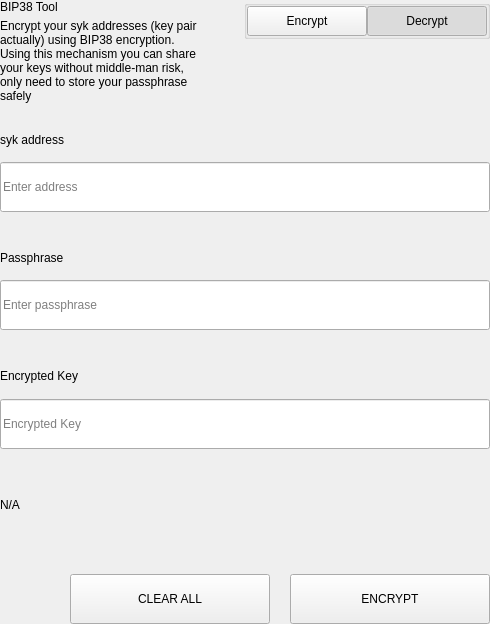
<?xml version="1.0" encoding="UTF-8"?>
<ui version="4.0">
 <class>SettingsBitToolWidget</class>
 <widget class="QWidget" name="SettingsBitToolWidget">
  <property name="geometry">
   <rect>
    <x>0</x>
    <y>0</y>
    <width>490</width>
    <height>624</height>
   </rect>
  </property>
  <property name="windowTitle">
   <string>Form</string>
  </property>
  <layout class="QVBoxLayout" name="verticalLayout">
   <property name="spacing">
    <number>0</number>
   </property>
   <property name="leftMargin">
    <number>0</number>
   </property>
   <property name="topMargin">
    <number>0</number>
   </property>
   <property name="rightMargin">
    <number>0</number>
   </property>
   <property name="bottomMargin">
    <number>0</number>
   </property>
   <item>
    <widget class="QWidget" name="left" native="true">
     <layout class="QVBoxLayout" name="verticalLayout_3">
      <property name="leftMargin">
       <number>0</number>
      </property>
      <property name="topMargin">
       <number>0</number>
      </property>
      <property name="rightMargin">
       <number>0</number>
      </property>
      <property name="bottomMargin">
       <number>0</number>
      </property>
      <item>
       <layout class="QVBoxLayout" name="verticalLayout_2">
        <property name="spacing">
         <number>0</number>
        </property>
        <item>
         <layout class="QHBoxLayout" name="horizontalLayout_3" stretch="3,1">
          <property name="spacing">
           <number>40</number>
          </property>
          <item>
           <layout class="QVBoxLayout" name="verticalLayoutTitle">
            <property name="spacing">
             <number>5</number>
            </property>
            <item>
             <widget class="QLabel" name="labelTitle">
              <property name="text">
               <string>BIP38 Tool</string>
              </property>
             </widget>
            </item>
            <item>
             <widget class="QLabel" name="labelSubtitle1">
              <property name="text">
               <string>Encrypt your syk addresses (key pair actually) using BIP38 encryption.
Using this mechanism you can share your keys without middle-man risk, only need to store your passphrase safely</string>
              </property>
              <property name="wordWrap">
               <bool>true</bool>
              </property>
             </widget>
            </item>
           </layout>
          </item>
          <item alignment="Qt::AlignTop">
           <widget class="QGroupBox" name="groupBox">
            <property name="title">
             <string/>
            </property>
            <property name="alignment">
             <set>Qt::AlignLeading|Qt::AlignLeft|Qt::AlignTop</set>
            </property>
            <layout class="QHBoxLayout" name="horizontalLayout_4">
             <property name="spacing">
              <number>0</number>
             </property>
             <property name="leftMargin">
              <number>0</number>
             </property>
             <property name="topMargin">
              <number>0</number>
             </property>
             <property name="rightMargin">
              <number>0</number>
             </property>
             <property name="bottomMargin">
              <number>0</number>
             </property>
             <item>
              <spacer name="horizontalSpacer">
               <property name="orientation">
                <enum>Qt::Horizontal</enum>
               </property>
               <property name="sizeHint" stdset="0">
                <size>
                 <width>40</width>
                 <height>20</height>
                </size>
               </property>
              </spacer>
             </item>
             <item>
              <widget class="QPushButton" name="pushLeft">
               <property name="minimumSize">
                <size>
                 <width>120</width>
                 <height>30</height>
                </size>
               </property>
               <property name="maximumSize">
                <size>
                 <width>120</width>
                 <height>30</height>
                </size>
               </property>
               <property name="focusPolicy">
                <enum>Qt::NoFocus</enum>
               </property>
               <property name="text">
                <string>Encrypt</string>
               </property>
               <property name="checkable">
                <bool>true</bool>
               </property>
               <property name="autoExclusive">
                <bool>true</bool>
               </property>
              </widget>
             </item>
             <item>
              <widget class="QPushButton" name="pushRight">
               <property name="minimumSize">
                <size>
                 <width>120</width>
                 <height>30</height>
                </size>
               </property>
               <property name="maximumSize">
                <size>
                 <width>120</width>
                 <height>30</height>
                </size>
               </property>
               <property name="focusPolicy">
                <enum>Qt::NoFocus</enum>
               </property>
               <property name="text">
                <string>Decrypt</string>
               </property>
               <property name="checkable">
                <bool>true</bool>
               </property>
               <property name="checked">
                <bool>true</bool>
               </property>
               <property name="autoExclusive">
                <bool>true</bool>
               </property>
              </widget>
             </item>
            </layout>
           </widget>
          </item>
         </layout>
        </item>
        <item>
         <widget class="QStackedWidget" name="stackedWidget">
          <property name="currentIndex">
           <number>1</number>
          </property>
          <widget class="QWidget" name="pageDecrypt">
           <layout class="QVBoxLayout" name="verticalLayout_5">
            <property name="spacing">
             <number>0</number>
            </property>
            <property name="leftMargin">
             <number>0</number>
            </property>
            <property name="topMargin">
             <number>0</number>
            </property>
            <property name="rightMargin">
             <number>0</number>
            </property>
            <property name="bottomMargin">
             <number>0</number>
            </property>
            <item>
             <widget class="QWidget" name="widget" native="true">
              <property name="minimumSize">
               <size>
                <width>0</width>
                <height>100</height>
               </size>
              </property>
              <layout class="QVBoxLayout" name="verticalLayout_4">
               <property name="spacing">
                <number>0</number>
               </property>
               <property name="leftMargin">
                <number>0</number>
               </property>
               <property name="topMargin">
                <number>0</number>
               </property>
               <property name="rightMargin">
                <number>0</number>
               </property>
               <property name="bottomMargin">
                <number>0</number>
               </property>
               <item>
                <spacer name="verticalSpacer_2">
                 <property name="orientation">
                  <enum>Qt::Vertical</enum>
                 </property>
                 <property name="sizeType">
                  <enum>QSizePolicy::Fixed</enum>
                 </property>
                 <property name="sizeHint" stdset="0">
                  <size>
                   <width>20</width>
                   <height>20</height>
                  </size>
                 </property>
                </spacer>
               </item>
               <item>
                <layout class="QHBoxLayout" name="horizontalLayout_6" stretch="2">
                 <property name="spacing">
                  <number>0</number>
                 </property>
                 <item>
                  <layout class="QVBoxLayout" name="verticalLayout_7">
                   <property name="spacing">
                    <number>9</number>
                   </property>
                   <item>
                    <widget class="QLabel" name="labelSubtitleKey">
                     <property name="minimumSize">
                      <size>
                       <width>0</width>
                       <height>20</height>
                      </size>
                     </property>
                     <property name="maximumSize">
                      <size>
                       <width>16777215</width>
                       <height>20</height>
                      </size>
                     </property>
                     <property name="text">
                      <string>Encrypted key</string>
                     </property>
                    </widget>
                   </item>
                   <item>
                    <widget class="QLineEdit" name="lineEditKey">
                     <property name="minimumSize">
                      <size>
                       <width>0</width>
                       <height>50</height>
                      </size>
                     </property>
                     <property name="maximumSize">
                      <size>
                       <width>16777215</width>
                       <height>50</height>
                      </size>
                     </property>
                     <property name="placeholderText">
                      <string>Enter a encrypted key</string>
                     </property>
                    </widget>
                   </item>
                  </layout>
                 </item>
                </layout>
               </item>
               <item>
                <spacer name="verticalSpacer_3">
                 <property name="orientation">
                  <enum>Qt::Vertical</enum>
                 </property>
                 <property name="sizeType">
                  <enum>QSizePolicy::Fixed</enum>
                 </property>
                 <property name="sizeHint" stdset="0">
                  <size>
                   <width>20</width>
                   <height>20</height>
                  </size>
                 </property>
                </spacer>
               </item>
               <item>
                <layout class="QVBoxLayout" name="verticalLayout_9">
                 <property name="spacing">
                  <number>9</number>
                 </property>
                 <item>
                  <widget class="QLabel" name="labelSubtitlePassphrase">
                   <property name="maximumSize">
                    <size>
                     <width>16777215</width>
                     <height>20</height>
                    </size>
                   </property>
                   <property name="text">
                    <string>Passphrase</string>
                   </property>
                  </widget>
                 </item>
                 <item>
                  <widget class="QLineEdit" name="lineEditPassphrase">
                   <property name="minimumSize">
                    <size>
                     <width>0</width>
                     <height>50</height>
                    </size>
                   </property>
                   <property name="maximumSize">
                    <size>
                     <width>16777215</width>
                     <height>50</height>
                    </size>
                   </property>
                   <property name="placeholderText">
                    <string>Enter a passphrase</string>
                   </property>
                  </widget>
                 </item>
                </layout>
               </item>
               <item>
                <spacer name="verticalSpacer_4">
                 <property name="orientation">
                  <enum>Qt::Vertical</enum>
                 </property>
                 <property name="sizeType">
                  <enum>QSizePolicy::Fixed</enum>
                 </property>
                 <property name="sizeHint" stdset="0">
                  <size>
                   <width>20</width>
                   <height>20</height>
                  </size>
                 </property>
                </spacer>
               </item>
               <item>
                <widget class="QWidget" name="widget_3" native="true">
                 <property name="sizePolicy">
                  <sizepolicy hsizetype="Preferred" vsizetype="Fixed">
                   <horstretch>0</horstretch>
                   <verstretch>0</verstretch>
                  </sizepolicy>
                 </property>
                 <layout class="QVBoxLayout" name="verticalLayout_10">
                  <property name="spacing">
                   <number>9</number>
                  </property>
                  <property name="leftMargin">
                   <number>0</number>
                  </property>
                  <property name="topMargin">
                   <number>0</number>
                  </property>
                  <property name="rightMargin">
                   <number>0</number>
                  </property>
                  <property name="bottomMargin">
                   <number>0</number>
                  </property>
                  <item>
                   <widget class="QLabel" name="labelSubtitleDecryptResult">
                    <property name="minimumSize">
                     <size>
                      <width>0</width>
                      <height>20</height>
                     </size>
                    </property>
                    <property name="maximumSize">
                     <size>
                      <width>16777215</width>
                      <height>20</height>
                     </size>
                    </property>
                    <property name="text">
                     <string>Decrypted address result</string>
                    </property>
                   </widget>
                  </item>
                  <item>
                   <widget class="QWidget" name="widget_4" native="true">
                    <layout class="QHBoxLayout" name="horizontalLayout" stretch="6,0,1">
                     <property name="spacing">
                      <number>0</number>
                     </property>
                     <property name="leftMargin">
                      <number>0</number>
                     </property>
                     <property name="topMargin">
                      <number>0</number>
                     </property>
                     <property name="rightMargin">
                      <number>0</number>
                     </property>
                     <property name="bottomMargin">
                      <number>0</number>
                     </property>
                     <item alignment="Qt::AlignVCenter">
                      <widget class="QLineEdit" name="lineEditDecryptResult">
                       <property name="minimumSize">
                        <size>
                         <width>0</width>
                         <height>50</height>
                        </size>
                       </property>
                       <property name="maximumSize">
                        <size>
                         <width>16777215</width>
                         <height>50</height>
                        </size>
                       </property>
                       <property name="placeholderText">
                        <string>Decrypted Address</string>
                       </property>
                      </widget>
                     </item>
                     <item>
                      <spacer name="horizontalSpacer_4">
                       <property name="orientation">
                        <enum>Qt::Horizontal</enum>
                       </property>
                       <property name="sizeType">
                        <enum>QSizePolicy::Fixed</enum>
                       </property>
                       <property name="sizeHint" stdset="0">
                        <size>
                         <width>20</width>
                         <height>50</height>
                        </size>
                       </property>
                      </spacer>
                     </item>
                     <item>
                      <widget class="QPushButton" name="pushButtonImport">
                       <property name="minimumSize">
                        <size>
                         <width>140</width>
                         <height>40</height>
                        </size>
                       </property>
                       <property name="text">
                        <string>Import Address</string>
                       </property>
                      </widget>
                     </item>
                    </layout>
                   </widget>
                  </item>
                 </layout>
                </widget>
               </item>
               <item>
                <widget class="QLabel" name="statusLabel_DEC">
                 <property name="maximumSize">
                  <size>
                   <width>16777215</width>
                   <height>40</height>
                  </size>
                 </property>
                 <property name="text">
                  <string/>
                 </property>
                </widget>
               </item>
               <item>
                <spacer name="verticalSpacer">
                 <property name="orientation">
                  <enum>Qt::Vertical</enum>
                 </property>
                 <property name="sizeType">
                  <enum>QSizePolicy::Preferred</enum>
                 </property>
                 <property name="sizeHint" stdset="0">
                  <size>
                   <width>20</width>
                   <height>20</height>
                  </size>
                 </property>
                </spacer>
               </item>
               <item>
                <layout class="QHBoxLayout" name="horizontalLayout_7">
                 <property name="spacing">
                  <number>0</number>
                 </property>
                 <item>
                  <spacer name="horizontalSpacer_5">
                   <property name="orientation">
                    <enum>Qt::Horizontal</enum>
                   </property>
                   <property name="sizeType">
                    <enum>QSizePolicy::Expanding</enum>
                   </property>
                   <property name="sizeHint" stdset="0">
                    <size>
                     <width>40</width>
                     <height>20</height>
                    </size>
                   </property>
                  </spacer>
                 </item>
                 <item>
                  <widget class="QPushButton" name="pushButtonDecryptClear">
                   <property name="minimumSize">
                    <size>
                     <width>200</width>
                     <height>50</height>
                    </size>
                   </property>
                   <property name="maximumSize">
                    <size>
                     <width>200</width>
                     <height>50</height>
                    </size>
                   </property>
                   <property name="text">
                    <string>CLEAR</string>
                   </property>
                  </widget>
                 </item>
                 <item>
                  <spacer name="horizontalSpacer_3">
                   <property name="orientation">
                    <enum>Qt::Horizontal</enum>
                   </property>
                   <property name="sizeType">
                    <enum>QSizePolicy::Fixed</enum>
                   </property>
                   <property name="sizeHint" stdset="0">
                    <size>
                     <width>20</width>
                     <height>20</height>
                    </size>
                   </property>
                  </spacer>
                 </item>
                 <item>
                  <widget class="QPushButton" name="pushButtonDecrypt">
                   <property name="minimumSize">
                    <size>
                     <width>200</width>
                     <height>50</height>
                    </size>
                   </property>
                   <property name="maximumSize">
                    <size>
                     <width>200</width>
                     <height>50</height>
                    </size>
                   </property>
                   <property name="text">
                    <string>DECRYPT KEY</string>
                   </property>
                  </widget>
                 </item>
                </layout>
               </item>
              </layout>
             </widget>
            </item>
           </layout>
          </widget>
          <widget class="QWidget" name="pageEncrypt">
           <layout class="QVBoxLayout" name="verticalLayout_11">
            <property name="spacing">
             <number>0</number>
            </property>
            <property name="leftMargin">
             <number>0</number>
            </property>
            <property name="topMargin">
             <number>0</number>
            </property>
            <property name="rightMargin">
             <number>0</number>
            </property>
            <property name="bottomMargin">
             <number>0</number>
            </property>
            <item>
             <spacer name="verticalSpacer_8">
              <property name="orientation">
               <enum>Qt::Vertical</enum>
              </property>
              <property name="sizeType">
               <enum>QSizePolicy::Fixed</enum>
              </property>
              <property name="sizeHint" stdset="0">
               <size>
                <width>20</width>
                <height>20</height>
               </size>
              </property>
             </spacer>
            </item>
            <item>
             <widget class="QWidget" name="containerAddressEnc" native="true">
              <layout class="QVBoxLayout" name="containerAddressEncLayout">
               <property name="spacing">
                <number>5</number>
               </property>
               <property name="leftMargin">
                <number>0</number>
               </property>
               <property name="topMargin">
                <number>0</number>
               </property>
               <property name="rightMargin">
                <number>0</number>
               </property>
               <property name="bottomMargin">
                <number>0</number>
               </property>
               <item>
                <widget class="QLabel" name="labelSubtitleAddress">
                 <property name="minimumSize">
                  <size>
                   <width>0</width>
                   <height>20</height>
                  </size>
                 </property>
                 <property name="maximumSize">
                  <size>
                   <width>16777215</width>
                   <height>20</height>
                  </size>
                 </property>
                 <property name="text">
                  <string>syk address</string>
                 </property>
                </widget>
               </item>
               <item>
                <widget class="QLineEdit" name="addressIn_ENC">
                 <property name="minimumSize">
                  <size>
                   <width>0</width>
                   <height>50</height>
                  </size>
                 </property>
                 <property name="placeholderText">
                  <string>Enter address</string>
                 </property>
                </widget>
               </item>
              </layout>
             </widget>
            </item>
            <item>
             <spacer name="verticalSpacer_6">
              <property name="orientation">
               <enum>Qt::Vertical</enum>
              </property>
              <property name="sizeType">
               <enum>QSizePolicy::Fixed</enum>
              </property>
              <property name="sizeHint" stdset="0">
               <size>
                <width>20</width>
                <height>20</height>
               </size>
              </property>
             </spacer>
            </item>
            <item>
             <widget class="QWidget" name="containerAddress" native="true">
              <layout class="QHBoxLayout" name="horizontalLayout_9" stretch="2">
               <property name="spacing">
                <number>0</number>
               </property>
               <property name="leftMargin">
                <number>0</number>
               </property>
               <property name="topMargin">
                <number>0</number>
               </property>
               <property name="rightMargin">
                <number>0</number>
               </property>
               <property name="bottomMargin">
                <number>0</number>
               </property>
               <item>
                <layout class="QVBoxLayout" name="verticalLayout_8">
                 <property name="spacing">
                  <number>5</number>
                 </property>
                 <item>
                  <widget class="QLabel" name="labelSubtitleMessage">
                   <property name="minimumSize">
                    <size>
                     <width>0</width>
                     <height>20</height>
                    </size>
                   </property>
                   <property name="maximumSize">
                    <size>
                     <width>16777215</width>
                     <height>20</height>
                    </size>
                   </property>
                   <property name="text">
                    <string>Passphrase</string>
                   </property>
                  </widget>
                 </item>
                 <item>
                  <widget class="QLineEdit" name="passphraseIn_ENC">
                   <property name="minimumSize">
                    <size>
                     <width>0</width>
                     <height>50</height>
                    </size>
                   </property>
                   <property name="maximumSize">
                    <size>
                     <width>16777215</width>
                     <height>50</height>
                    </size>
                   </property>
                   <property name="placeholderText">
                    <string>Enter passphrase</string>
                   </property>
                  </widget>
                 </item>
                </layout>
               </item>
              </layout>
             </widget>
            </item>
            <item>
             <spacer name="verticalSpacer_7">
              <property name="orientation">
               <enum>Qt::Vertical</enum>
              </property>
              <property name="sizeType">
               <enum>QSizePolicy::Fixed</enum>
              </property>
              <property name="sizeHint" stdset="0">
               <size>
                <width>20</width>
                <height>20</height>
               </size>
              </property>
             </spacer>
            </item>
            <item>
             <widget class="QWidget" name="widget_2" native="true">
              <property name="minimumSize">
               <size>
                <width>0</width>
                <height>75</height>
               </size>
              </property>
              <property name="maximumSize">
               <size>
                <width>16777215</width>
                <height>16777215</height>
               </size>
              </property>
              <layout class="QVBoxLayout" name="verticalLayout_6">
               <property name="leftMargin">
                <number>0</number>
               </property>
               <property name="topMargin">
                <number>0</number>
               </property>
               <property name="rightMargin">
                <number>0</number>
               </property>
               <property name="bottomMargin">
                <number>0</number>
               </property>
               <item>
                <widget class="QLabel" name="labelSubtitleEncryptedKey">
                 <property name="minimumSize">
                  <size>
                   <width>0</width>
                   <height>20</height>
                  </size>
                 </property>
                 <property name="maximumSize">
                  <size>
                   <width>16777215</width>
                   <height>20</height>
                  </size>
                 </property>
                 <property name="text">
                  <string>Encrypted Key</string>
                 </property>
                </widget>
               </item>
               <item>
                <widget class="QLineEdit" name="encryptedKeyOut_ENC">
                 <property name="minimumSize">
                  <size>
                   <width>0</width>
                   <height>50</height>
                  </size>
                 </property>
                 <property name="placeholderText">
                  <string>Encrypted Key</string>
                 </property>
                </widget>
               </item>
              </layout>
             </widget>
            </item>
            <item>
             <widget class="QLabel" name="statusLabel_ENC">
              <property name="text">
               <string notr="true">N/A</string>
              </property>
             </widget>
            </item>
            <item>
             <spacer name="verticalSpacer_5">
              <property name="orientation">
               <enum>Qt::Vertical</enum>
              </property>
              <property name="sizeType">
               <enum>QSizePolicy::Fixed</enum>
              </property>
              <property name="sizeHint" stdset="0">
               <size>
                <width>20</width>
                <height>20</height>
               </size>
              </property>
             </spacer>
            </item>
            <item>
             <layout class="QHBoxLayout" name="horizontalLayout_8">
              <property name="spacing">
               <number>0</number>
              </property>
              <item>
               <spacer name="horizontalSpacer_6">
                <property name="orientation">
                 <enum>Qt::Horizontal</enum>
                </property>
                <property name="sizeType">
                 <enum>QSizePolicy::Expanding</enum>
                </property>
                <property name="sizeHint" stdset="0">
                 <size>
                  <width>40</width>
                  <height>20</height>
                 </size>
                </property>
               </spacer>
              </item>
              <item>
               <widget class="QPushButton" name="pushButtonClear">
                <property name="minimumSize">
                 <size>
                  <width>200</width>
                  <height>50</height>
                 </size>
                </property>
                <property name="focusPolicy">
                 <enum>Qt::NoFocus</enum>
                </property>
                <property name="text">
                 <string>CLEAR ALL</string>
                </property>
               </widget>
              </item>
              <item>
               <spacer name="horizontalSpacer_2">
                <property name="orientation">
                 <enum>Qt::Horizontal</enum>
                </property>
                <property name="sizeType">
                 <enum>QSizePolicy::Fixed</enum>
                </property>
                <property name="sizeHint" stdset="0">
                 <size>
                  <width>20</width>
                  <height>20</height>
                 </size>
                </property>
               </spacer>
              </item>
              <item>
               <widget class="QPushButton" name="pushButtonEncrypt">
                <property name="minimumSize">
                 <size>
                  <width>200</width>
                  <height>50</height>
                 </size>
                </property>
                <property name="maximumSize">
                 <size>
                  <width>200</width>
                  <height>50</height>
                 </size>
                </property>
                <property name="focusPolicy">
                 <enum>Qt::NoFocus</enum>
                </property>
                <property name="text">
                 <string>ENCRYPT</string>
                </property>
               </widget>
              </item>
             </layout>
            </item>
           </layout>
          </widget>
         </widget>
        </item>
       </layout>
      </item>
     </layout>
    </widget>
   </item>
  </layout>
 </widget>
 <resources/>
 <connections/>
</ui>
